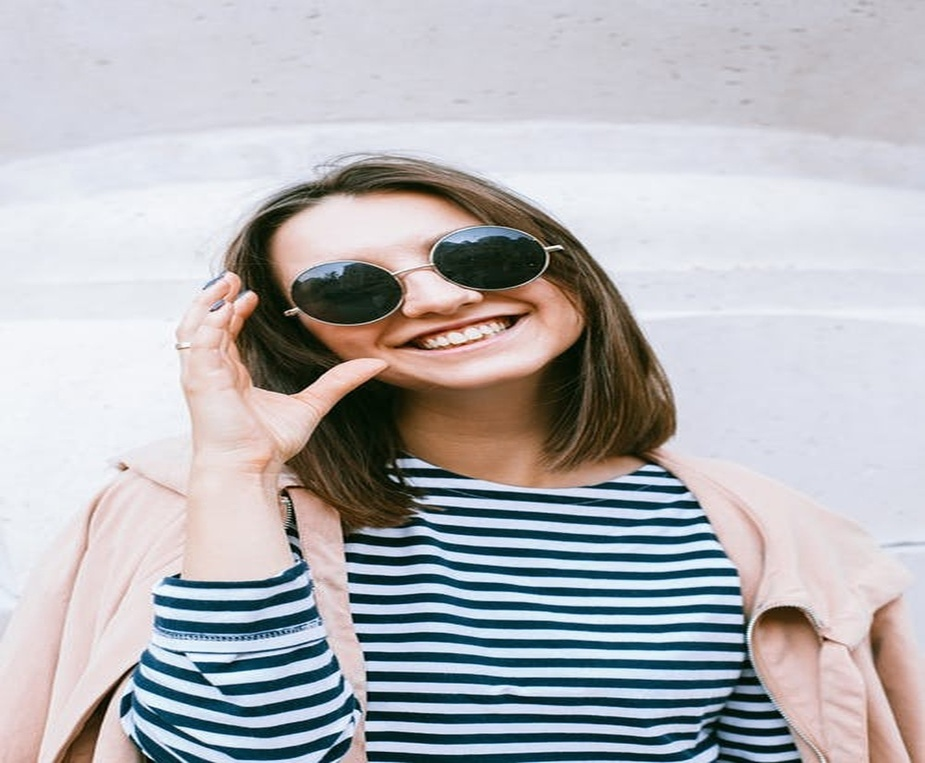
#> input picture OpenCV2/images/1.jpeg, 925 x 763 px, shrunk from 1152 x 951 before the run
$ python Rotating_an_Image.py
#> lines starting #> are read from the running program, lines starting #| are printed output that depends on the picture
"""
    Rotating an image :

    Images can be rotated to any degree clockwise or anticlockwise. We just to
    define rotation matrix listing rotation point, degree of rotation and the scaling
    factor.
"""

import cv2
import numpy as np

path = r"../images/1.jpeg"
try:
    # read image from disk
    img = cv2.imread(path)
#> img is the input picture: shape (763, 925, 3); mean B, G, R 183.8, 180, 180.6

    # shape of image in terms of pixels
    (rows, cols) = img.shape[:2]
#> rows = 763; cols = 925

    # getRotationMatrix2D creates a matrix needed for transformation
    # we want matrix fir rotation w.r.t center to 45 degree without scaling
    M = cv2.getRotationMatrix2D((cols / 2, rows / 2), 45, 1)
    res = cv2.warpAffine(img, M, (cols, rows))
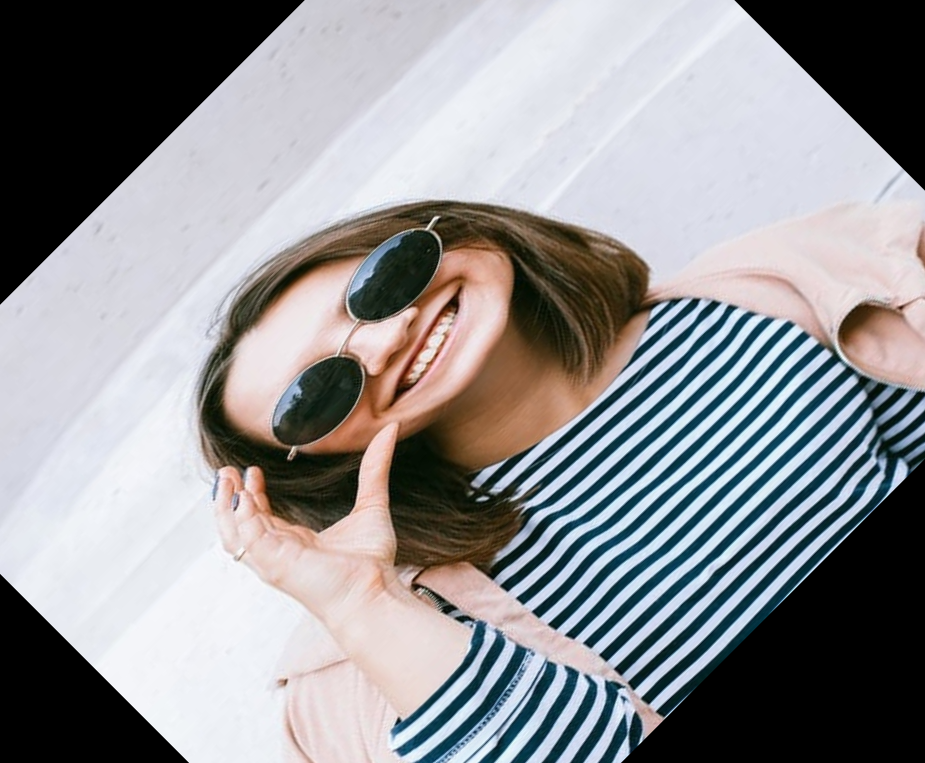
#> res: shape (763, 925, 3); mean B, G, R 147.3, 144.5, 144.4

    # write image back to disk
    cv2.imwrite("result1.jpeg", res)

except IOError:
    print("Error while reading files !!!")

$ run again, with OpenCV2/images/2.jpeg copied over OpenCV2/images/1.jpeg
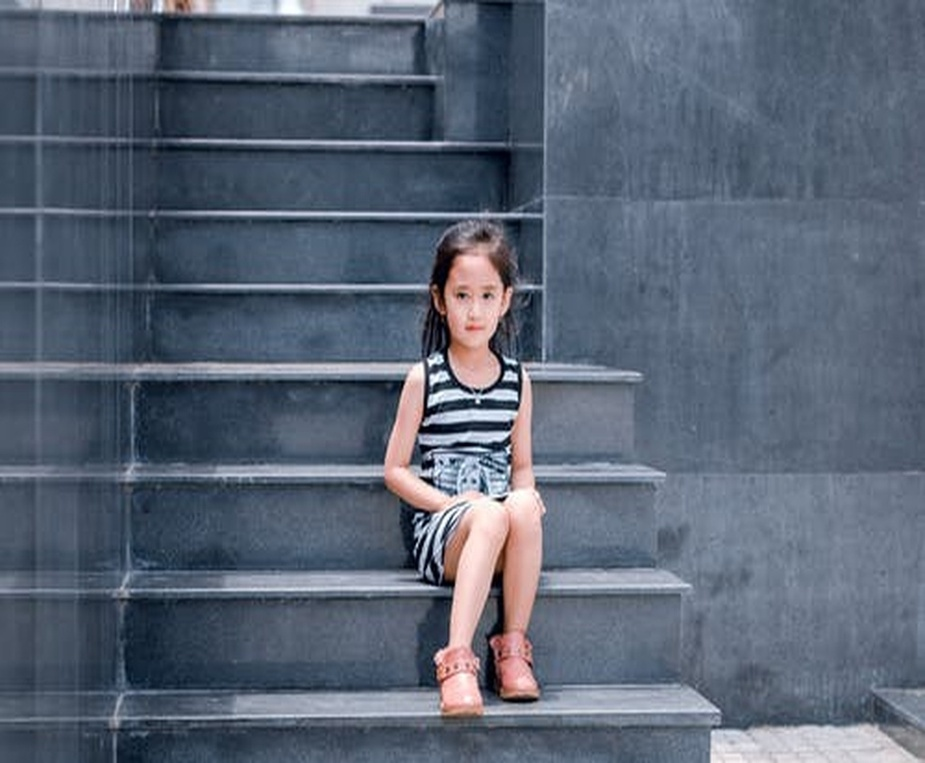
#> input picture OpenCV2/images/2.jpeg, 925 x 763 px, shrunk from 1152 x 951 before the run
#> img is the input picture: shape (763, 925, 3); mean B, G, R 116.7, 100.4, 89.8
#> `res = cv2.warpAffine(img, M, (cols, rows))`:
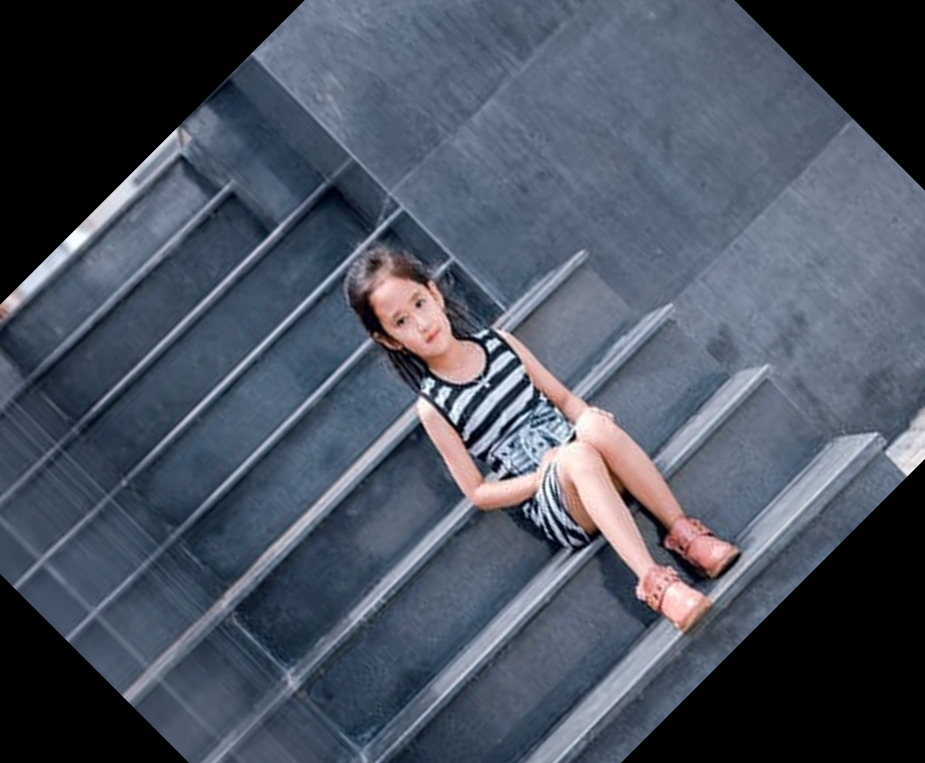
#> res: shape (763, 925, 3); mean B, G, R 96.1, 82.9, 74.5

$ run again, with OpenCV2/images/3.jpeg copied over OpenCV2/images/1.jpeg
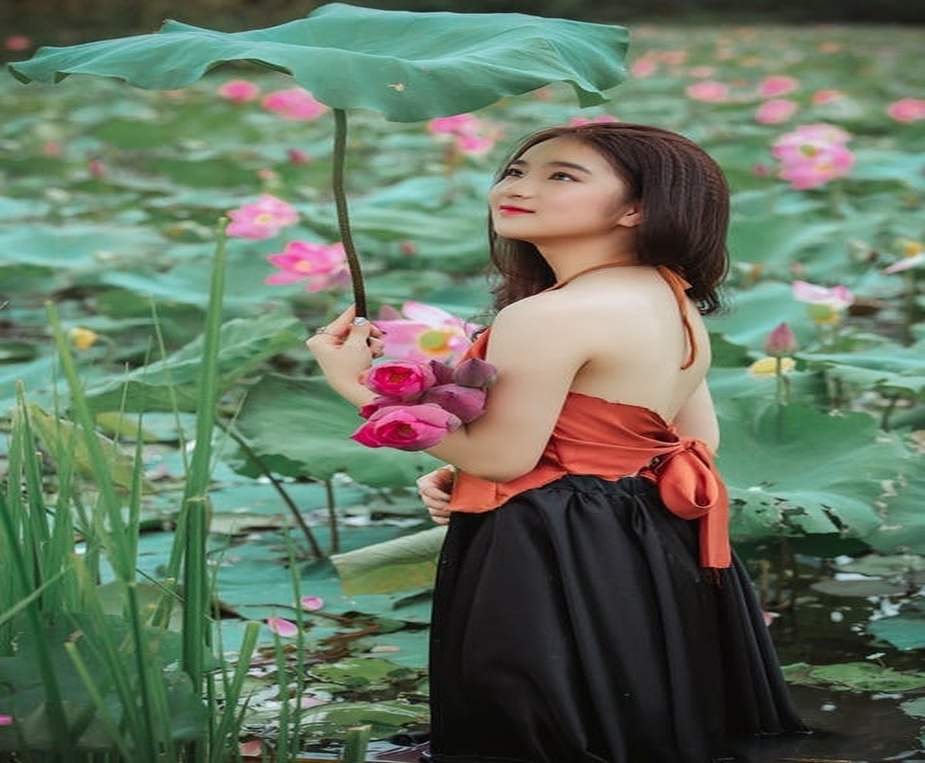
#> input picture OpenCV2/images/3.jpeg, 925 x 763 px, shrunk from 1152 x 951 before the run
#> img is the input picture: shape (763, 925, 3); mean B, G, R 96.8, 116, 100.4
#> `res = cv2.warpAffine(img, M, (cols, rows))`:
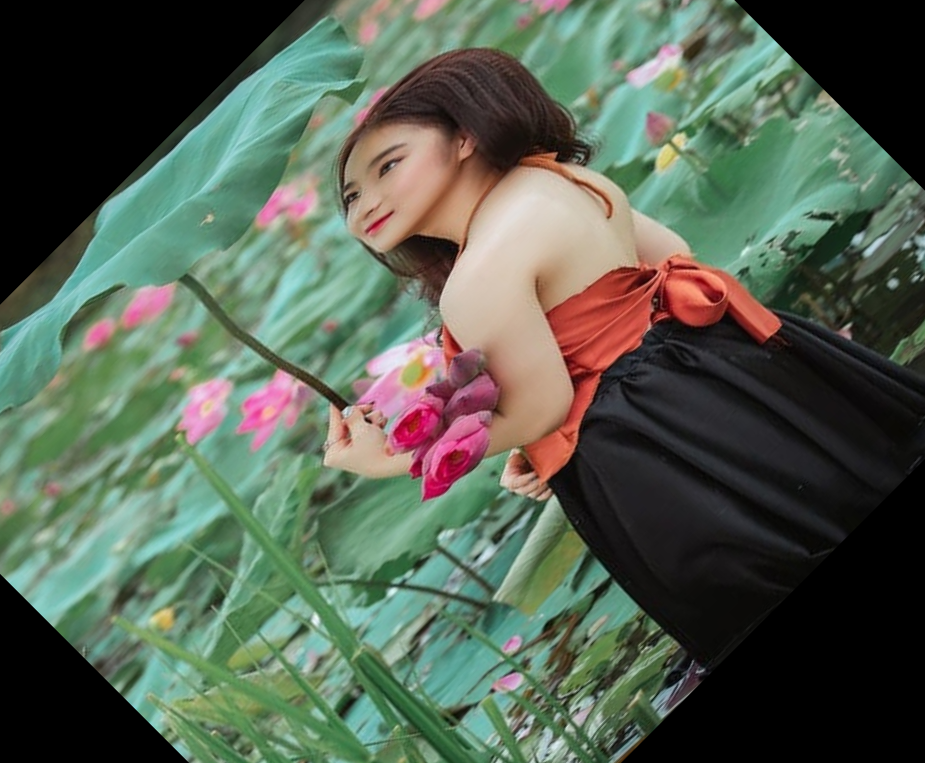
#> res: shape (763, 925, 3); mean B, G, R 81.9, 96.9, 85.2
